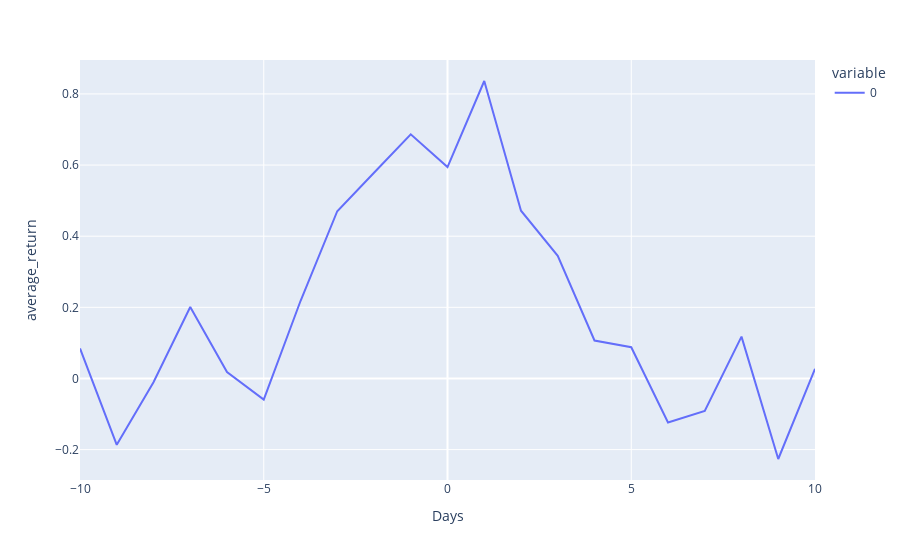

Source (notebook cell):
### Code cell
ten_days_columns = final_data[final_data.columns[3:24]].mean()
pe.line(ten_days_columns).update_layout(xaxis_title= 'Days', yaxis_title= 'average_return')

### Figure 1 — Plotly figure (JSON) as saved in the notebook; plotly's stock layout.template omitted (floating-point values rounded to 4 significant figures)
{"data": [{"hovertemplate": "variable=0<br>index=%{x}<br>value=%{y}<extra></extra>", "legendgroup": "0", "line": {"color": "#636efa", "dash": "solid"}, "marker": {"symbol": "circle"}, "mode": "lines", "name": "0", "orientation": "v", "showlegend": true, "type": "scatter", "x": [10, 9, 8, 7, 6, 5, 4, 3, 2, 1, 0, -1, -2, -3, -4, -5, -6, -7, -8, -9, -10], "xaxis": "x", "y": [0.02707, -0.2264, 0.1176, -0.091, -0.1236, 0.08774, 0.1068, 0.345, 0.4717, 0.8363, 0.5944, 0.6863, 0.5784, 0.4703, 0.2178, -0.05958, 0.01819, 0.2009, -0.01076, -0.1866, 0.08436], "yaxis": "y"}], "layout": {"legend": {"title": {"text": "variable"}, "tracegroupgap": 0}, "margin": {"t": 60}, "xaxis": {"anchor": "y", "domain": [0, 1], "title": {"text": "Days"}}, "yaxis": {"anchor": "x", "domain": [0, 1], "title": {"text": "average_return"}}}}
